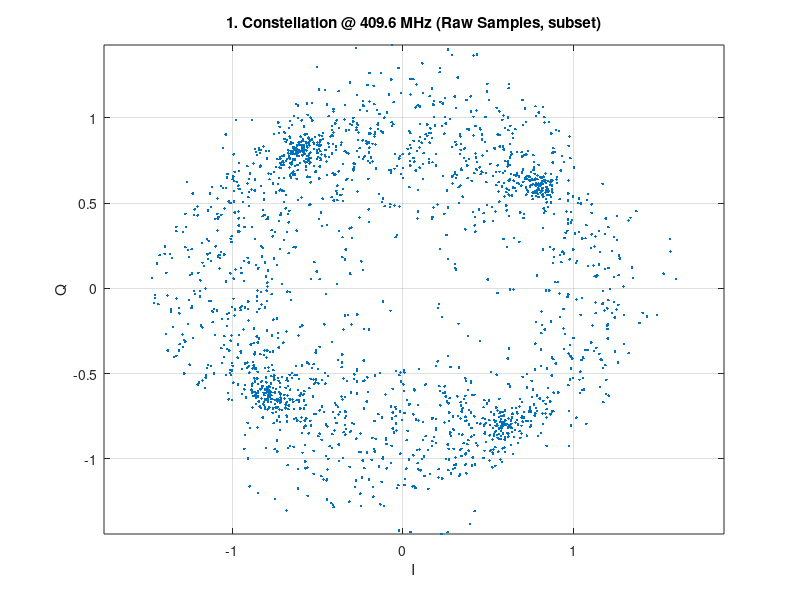
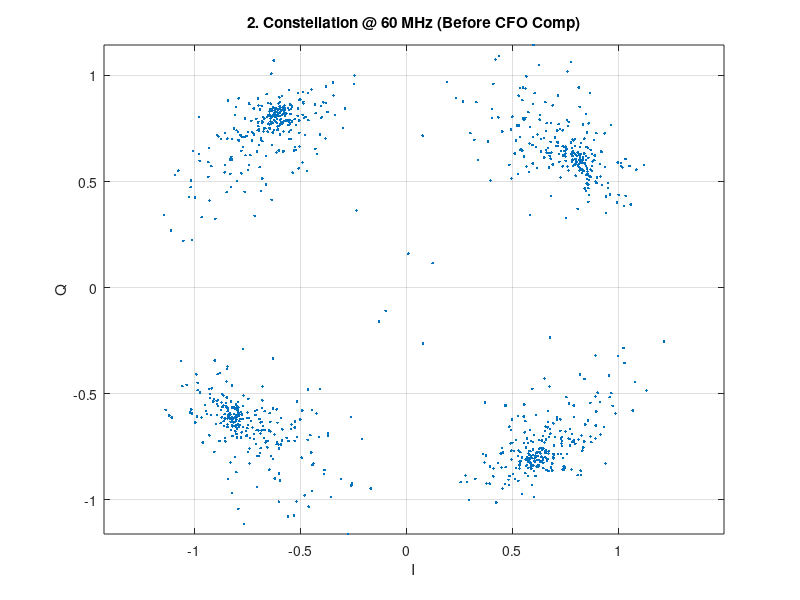
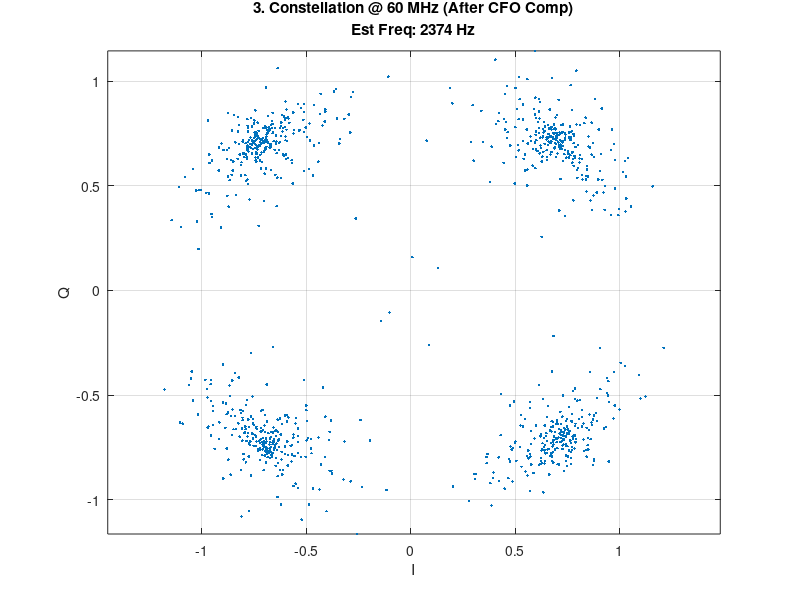
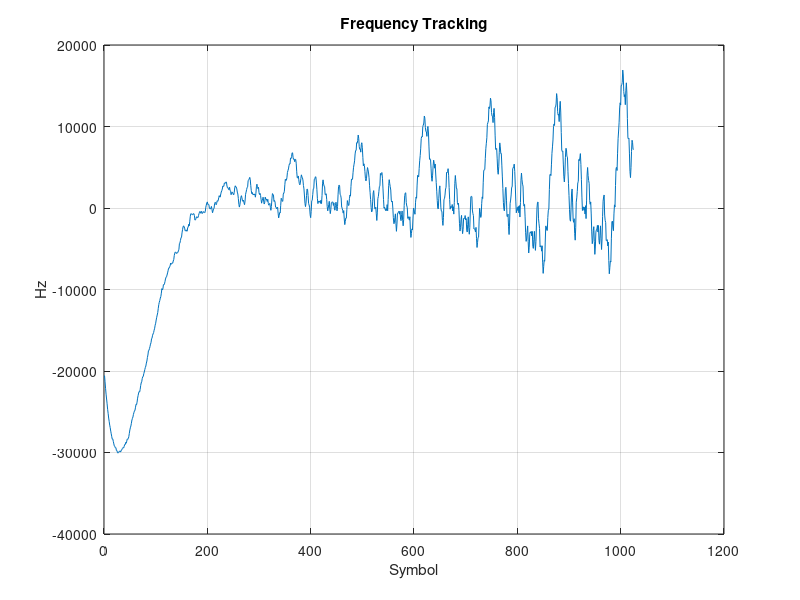

Write MATLAB code to recreate these figures, in order.
function pss_sdpsk_fullchain_demo()
    close all; clc;

    %% ===================== Fixed design (your scenario) =====================
    Fs   = 409.6e6;      % capture / processing sample rate
    Rs   = 60e6;         % SDPSK symbol/chip rate
    p    = 512; q = 75;  % Fs/Rs = 512/75 exactly
    Lblk = 874;          % samples per block at Fs (after resample+trim)
    pat  = [+1 +1 -1 +1 -1 +1 -1 +1];    % [+A +A -A +A -A +A -A +A]
    Nblk = numel(pat);

    %% ===================== Channel / test knobs =====================
    pre  = 20000;        % padding before PSS (samples @ Fs)
    post = 20000;        % padding after PSS  (samples @ Fs)

    CFO_Hz   = 2000;        % inject CFO here (e.g. 2e5, 1e6)
    SNRdB    = 20;       % finite SNR to see noise in constellation
    tau_samp = 0;        % integer delay (samples @ Fs)
    phi0     = 0;        % constant phase offset (rad)

    %% ===================== TX: Step A - SDPSK @ 60MHz =====================
    s60 = gen_sdpsk_128_downlink_style();
    
    %% ===================== TX: Step B - resample to 409.6MHz =====================
    Afs = resample(s60, p, q);
    Afs = Afs(:);
    Afs = force_len(Afs, Lblk);
    Afs = Afs / rms(Afs);

    %% ===================== TX: Step C - build PSS =====================
    pss_tx = zeros(Nblk*Lblk, 1);
    for k = 1:Nblk
        pss_tx((k-1)*Lblk + (1:Lblk)) = pat(k) * Afs;
    end
    fprintf("TX PSS length = %d samples\n", length(pss_tx));

    %% ===================== Channel =====================
    y = [zeros(pre,1); pss_tx; zeros(post,1)];
    if tau_samp ~= 0, y = [zeros(tau_samp,1); y]; end
    n = (0:length(y)-1).';
    y = y .* exp(1j*(2*pi*CFO_Hz/Fs*n + phi0));
    if isfinite(SNRdB), y = awgn(y, SNRdB, 'measured'); end

    %% ===================== RX Step 1: Find PSS (Correlation) =====================
    % Use correlation to find the start of the signal
    [pk1, idx1, psr1, ~] = corr_peak_valid(y, pss_tx);
    fprintf("[RX Identification] Peak idx=%d, PSR=%.2f dB\n", idx1, psr1);

    %% ===================== RX Step 2: Extract & Downsample =====================
    % Extract the full PSS duration based on found index
    len_pss_fs = length(pss_tx);
    st_idx = idx1;
    ed_idx = st_idx + len_pss_fs - 1;
    
    % Safety check
    if st_idx < 1 || ed_idx > length(y)
        warning("Signal boundary error"); return;
    end
    
    y_raw_fs = y(st_idx:ed_idx);
    
    % Plot 1: 409.6 MHz Constellation (Time Domain Samples)
    figure; plot(real(y_raw_fs(1:2000)), imag(y_raw_fs(1:2000)), '.'); % Plot subset for speed
    axis equal; grid on; title('1. Constellation @ 409.6 MHz (Raw Samples, subset)');
    xlabel('I'); ylabel('Q');

    % Downsample to 60 MHz using Interpolation
    t_fs = 0:(length(y_raw_fs)-1);
    D_ratio = Fs / Rs;
    % For "real" simulation, we might need symbol timing recovery. 
    % Here we assume idx1 gave us good rough alignment and use offset=0.
    t_rs = 0 : D_ratio : (t_fs(end));
    
    x_60mhz = interp1(t_fs, y_raw_fs, t_rs, 'spline').';
    x_60mhz = x_60mhz / mean(abs(x_60mhz)); % Normalize

    % Plot 2: 60 MHz Constellation (Before CFO Comp)
    figure; plot(real(x_60mhz), imag(x_60mhz), '.');
    axis equal; grid on; title('2. Constellation @ 60 MHz (Before CFO Comp)');
    xlabel('I'); ylabel('Q');

    %% ===================== RX Step 3: CFO Compensation (Costas Loop) =====================
    % We process the full signal (all blocks).
    % Costas loop can generally handle 180-deg phase jumps (seen as bit flips) if bandwidth is sufficient.
    
    N_sym = length(x_60mhz);
    x_synced = zeros(size(x_60mhz));
    freq_log = zeros(1, N_sym);
    
    % Costas Parameters
    BL_T = 0.02;    % Bandwidth (tradeoff: fast lock vs noise jitter)
    zeta = 0.707;
    w_n  = BL_T / (zeta + 1/(4*zeta));
    alpha = 2 * zeta * w_n;
    beta  = w_n^2;
    
    phase_est = 0;
    freq_est  = 0;
    
    % --- Initial Frequency Acquisition (Coarse) ---
    % Use differential power spectrum or similar to get close
    % Here use a simple coarse sweep on proper metric for SDPSK (4th power diff)
    test_freqs = linspace(-20e3, 20e3, 41) / Rs * 2*pi;
    best_c0 = -inf;
    for ft = test_freqs
        z_rot = x_60mhz .* exp(-1j * ft * (1:N_sym).');
        % SDPSK metric: adjacent symbols diff should be +/- j
        dz = z_rot(2:end) .* conj(z_rot(1:end-1));
        metric = sum(abs(imag(dz)).^2 - abs(real(dz)).^2);
        if metric > best_c0
            best_c0 = metric;
            freq_est = ft;
        end
    end
    fprintf("Coarse Freq Est: %.2f Hz\n", freq_est * Rs / (2*pi));

    % Value for loop
    for n = 1:N_sym
        % 1. NCO Derotate
        z = x_60mhz(n) * exp(-1j * phase_est);
        x_synced(n) = z;
        
        % 2. Error Detector (QPSK-like for SDPSK)
        % This drives constellation to diagonals (X shape) or axes (+) depending on definition
        % SDPSK symbols are on unit circle axes if aligned? 
        % Actually SDPSK is diff encoded. The SYMBOLS themselves rotate.
        % Wait, if it is SDPSK, the raw symbols 's' are points on the circle.
        % Ideally standard Costas locks to QPSK constellation (+/-1, +/-j).
        
        I = real(z); Q = imag(z);
        
        % Standard Costas Error: Drives to axes
        err = Q * sign(I) - I * sign(Q);
        
        % 3. Filter
        freq_est = freq_est + beta * err;
        phase_est = phase_est + freq_est + alpha * err;
        
        freq_log(n) = freq_est;
    end
    
    final_cfo = mean(freq_log(end-100:end)) * Rs / (2*pi);
    fprintf("Final Loop CFO: %.2f Hz\n", final_cfo);

    % Plot 3: 60 MHz Constellation (After CFO Comp)
    figure; plot(real(x_synced), imag(x_synced), '.');
    axis equal; grid on; title(sprintf('3. Constellation @ 60 MHz (After CFO Comp)\nEst Freq: %.0f Hz', final_cfo));
    xlabel('I'); ylabel('Q');
    
    % Plot 4: Frequency Tracking
    figure; plot(freq_log * Rs / (2*pi)); grid on;
    title('Frequency Tracking'); ylabel('Hz'); xlabel('Symbol');

    fprintf("Done.\n");
end

%% ============================ SDPSK generator ============================
function s = gen_sdpsk_128_downlink_style()
    % m-seq length 127 then append first bit -> 128
    a127 = mseq_127_x7_x3_1();      % {0,1}
    a128 = [a127; a127(1)];

    % map to +/-1
    b = 2*a128 - 1;                % 1->+1, 0->-1

    % symmetric DPSK: +/-pi/2 per bit
    dphi = b * (pi/2);

    % integrate (differential encoding)
    phi = cumsum(dphi);

    % constant envelope
    s = exp(1j*phi);
end

function a = mseq_127_x7_x3_1()
    % Example primitive poly: x^7 + x^3 + 1
    reg = ones(1,7);     % seed
    a = zeros(127,1);

    for n = 1:127
        out = reg(end);
        a(n) = out;
        fb = xor(reg(end), reg(end-4));  % taps at 7 and 3
        reg = [fb, reg(1:end-1)];
    end
end

%% ============================ Correlation + PSR ============================
function [pk, idx, psr_dB, c] = corr_peak_valid(y, ref)
    c = abs(conv(y, flipud(conj(ref)), 'valid'));
    [pk, idx] = max(c);

    W = max(20, round(0.002*length(c)));
    mask = true(size(c));
    mask(max(1,idx-W):min(length(c),idx+W)) = false;

    sidelobe = c(mask);
    if isempty(sidelobe)
        psr_dB = NaN;
    else
        psr_dB = 20*log10(pk / (mean(sidelobe) + eps));
    end
end

%% ============================ Δφ scoring + shift search ============================
function [bestShift, bestScore] = best_shift_by_dphi_score(yseg, maxShift)
    bestScore = -inf;
    bestShift = 0;

    for sh = -maxShift:maxShift
        yy = apply_shift_keep_len(yseg, sh);

        mag = abs(yy);
        keep = mag > 0.1*median(mag);
        yy2 = yy(keep);
        if length(yy2) < 30
            continue;
        end

        dphi = angle(yy2(2:end).*conj(yy2(1:end-1)));
        dphi = wrapToPi(dphi);

        score = phase_concentration_score(dphi, [+pi/2, -pi/2]);

        if score > bestScore
            bestScore = score;
            bestShift = sh;
        end
    end
end

function yy = apply_shift_keep_len(y, sh)
    y = y(:);
    if sh > 0
        if sh >= length(y)
            yy = zeros(size(y));
            return;
        end
        yy = y(1+sh:end);
        yy(end+1:length(y),1) = 0;
    elseif sh < 0
        yy = [zeros(-sh,1); y];
        yy = yy(1:length(y));
    else
        yy = y;
    end
end

function score = phase_concentration_score(dphi, targets)
    dphi = wrapToPi(dphi(:));
    targets = targets(:).';

    D = zeros(length(dphi), numel(targets));
    for k = 1:numel(targets)
        D(:,k) = abs(wrapToPi(dphi - targets(k)));
    end
    dmin = min(D, [], 2);

    score = mean(exp(-(dmin/(pi/8)).^2));
end

%% ============================ Utilities ============================
function x = force_len(x, L)
    x = x(:);
    if length(x) < L
        x(end+1:L) = 0;
    else
        x = x(1:L);
    end
end

function report_sdpsk_phase_steps(tag, s)
    dphi = angle(s(2:end).*conj(s(1:end-1)));
    dphi = wrapToPi(dphi);
    fprintf("\n=== %s: Δφ stats ===\n", tag);
    fprintf("mean(|s|)=%.4f, std(|s|)=%.4g\n", mean(abs(s)), std(abs(s)));
    fprintf("Δφ mean=%.3f rad, std=%.3f rad\n", mean(dphi), std(dphi));
end
